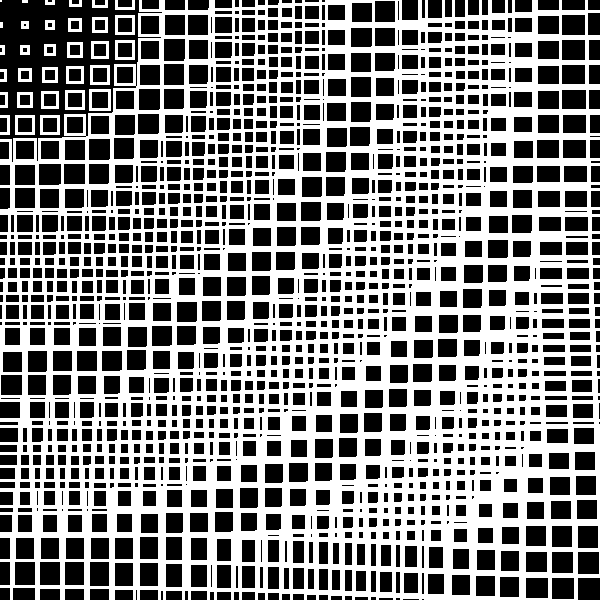
Frame 1 (no input)
Frame 60 (the mouse pressed at the canvas centre just before this capture): identical to frame 1, image omitted
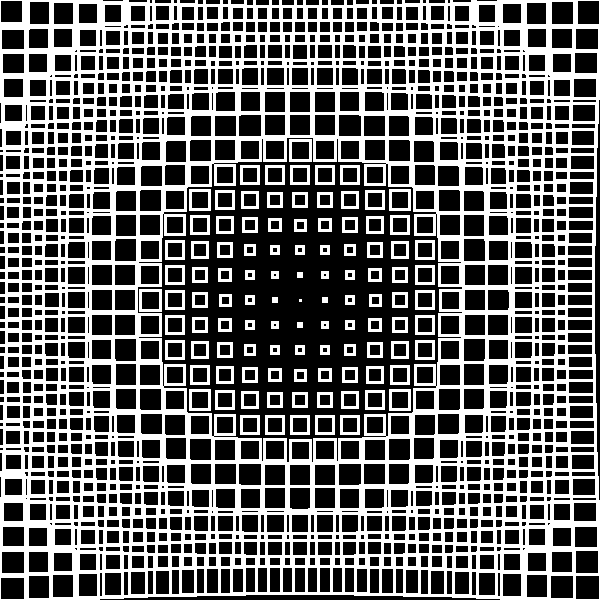
Frame 120 (the mouse held since frame 60 and released just before this capture)

The Processing sketch that drew these frames (run headless with seeded random() and noise(); from frame 60 on, the mouse is pressed at the canvas centre):

// Processing sketch: generative_art_j024
// ── generative_art_j024.pde
int tile = 20;
int maxDist = 300;

float xoff = random(10000);
float yoff = random(10000);

void setup() {
  size(600, 600);
  noFill();
  frameRate(30);
  pixelDensity(2);
  strokeWeight(3);
  stroke(255);
  rectMode(CENTER);
}

void draw() {
  background(0);
  for (int i = 0; i < width; i += 25) {
    for (int j = 0; j < height; j += 25) {
      float d = dist(mouseX, mouseY, i, j);
      xoff += 0.005;
      yoff += 0.005;
      d = d/maxDist * 40;
      translate(i, j);
      rect(0, 0, d, d);
      translate(-i, -j);
    }
  }
}
